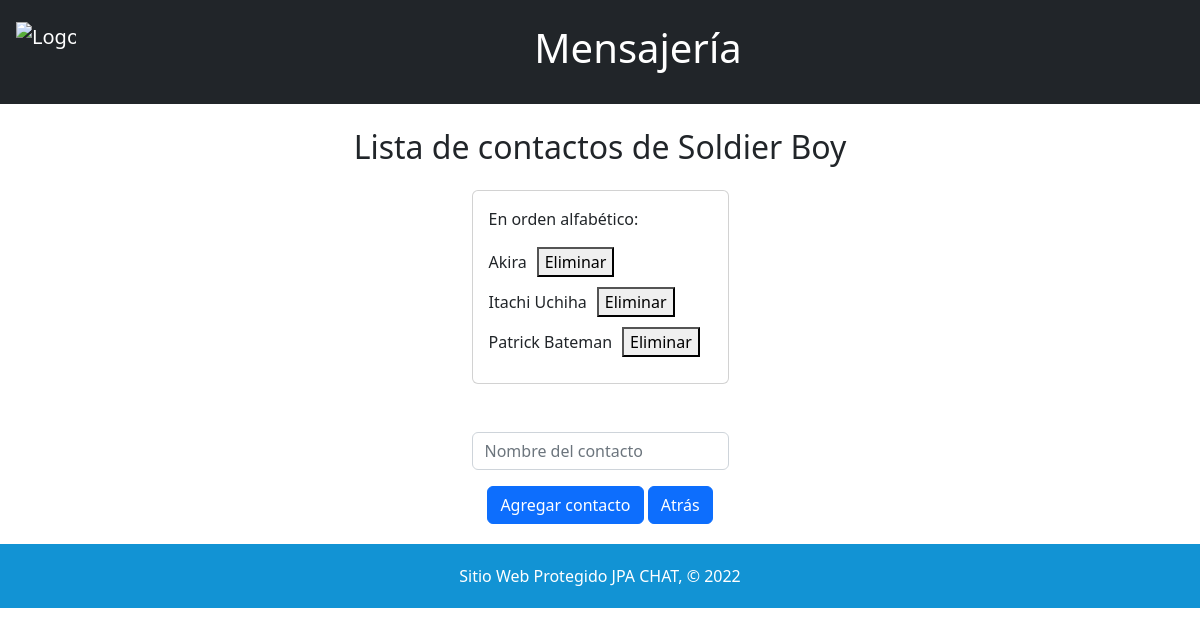
The page /php/ver_contactos.php (signed in) on the database its author committed.
### tables this page shows
CREATE TABLE `contactos` (
  `id_user` int(11) NOT NULL,
  `id_contacto` int(11) NOT NULL
);

CREATE TABLE `usuarios` (
  `id` int(11) NOT NULL,
  `username` varchar(25) NOT NULL,
  `password` varchar(10) NOT NULL,
  `telefono` int(11) NOT NULL,
  `correo` varchar(64) NOT NULL,
  `img` text NOT NULL
);

### php/ver_contactos.php (the view, shortened to what this page needs)
<!DOCTYPE html>
<html lang="es">
<head>
  <link rel="stylesheet" href="../assets/css/ver_contactos.css">
  <link href="https://cdn.jsdelivr.net/npm/bootstrap@5.2.0-beta1/dist/css/bootstrap.min.css" rel="stylesheet">
</head>
<body>
  <nav class="navbar navbar-expand navbar-dark bg-dark p-3">
    <a href="index.php" class="navbar-brand">
      <img class="d-inline-block align-top" id="logo-header" src="https://w7.pngwing.com/pngs/673/236/png-transparent-telegram-app-logo-icon-application-symbol-message-messaging-app-technology-social-media.png"
      width="60" height="60" alt="Logo de la aplicación">
    </a>
    <div class="collapse navbar-collapse" id="navbarNav">
      <ul class="navbar-nav mx-auto">
        <li class="nav-item active">
          <a href="index.php" class="nav-link active text-white" id="nombre-pag-header">
            <h1> Mensajería </h1>
          </a>
        </li>
      </ul>
    </div>
  </nav>
  <div id="container-main" class="d-flex justify-content-center align-items-center flex-column">
    <h2 class="text-center my-4"> Lista de contactos de
    <?php
    echo ($_SESSION["usuario"]);
    ?>
    </h2>
    <div class="row">
      <div class="col-sm">
        <div class="card mb">
          <div class="card-body">
            <p class="card-text">En orden alfabético:</p>
            <?php
            include_once "conexion_bd.php";
            $sql = "SELECT id FROM usuarios WHERE username = :username";
            $query = $base->prepare($sql);
            $query->bindValue(":username", $_SESSION["usuario"]);
            $query->execute();
            $id_user = $query->fetch()[0];
            $sql = "SELECT id_contacto FROM contactos WHERE id_user = :id_user";
            $sql .= " ORDER BY (SELECT username FROM usuarios WHERE id = contactos.id_contacto) ASC";
            $query = $base->prepare($sql);
            $query->bindValue(":id_user", $id_user);
            $query->execute();
            $resultados = $query->fetchAll();
            if (!empty($resultados)) {
              foreach ($resultados as $resultado) {
                $id_contacto = $resultado['id_contacto'];
                $sql = "SELECT username FROM usuarios WHERE id = :id_contacto";
                $query = $base->prepare($sql);
                $query->bindValue(":id_contacto", $id_contacto);
                $query->execute();
                $nombre_contacto = $query->fetch()[0];
                echo '<div class="contacto">';
                echo $nombre_contacto;
                echo '<form action="eliminar_contacto.php" method="GET">';
                echo '<button type="submit">Eliminar</button>';
                echo '</form>';
                echo '</div>';
              }
            } else {
              echo "No tienes contactos:(";
            }
            ?>
          </div>
        </div>
        <div class="text-center">
            <form action="agregar_contacto.php" method="POST">
                <input type="text" name="contacto" class="form-control mt-5" placeholder="Nombre del contacto" required autofocus>
                <button type="submit" class="btn btn-primary mt-3">Agregar contacto</button>
                <a href="index.php" class="text-decoration-none link-light">
                <button type="button" class="btn btn-primary mt-3">Atrás</button>
            </a>
            </form>
        </div>
      </div>
    </div>
  </div>
  <footer>
        Sitio Web Protegido JPA CHAT, © 2022
  </footer>
</body>
</html>

### assets/css/ver_contactos.css (style rules this page uses)
footer { padding: 20px; margin-top: 20px; color: white; background-color: #1293d4; text-align: center; }
.contacto { display: flex; align-items: center; margin-bottom: 10px; }
.contacto button { margin-left: 10px; }

### rows shown on the page
contactos: usuarios.username "Akira"
contactos: usuarios.username "Itachi Uchiha"
contactos: usuarios.username "Patrick Bateman"

### other values the page prints
$_SESSION["usuario"] "Soldier Boy"
